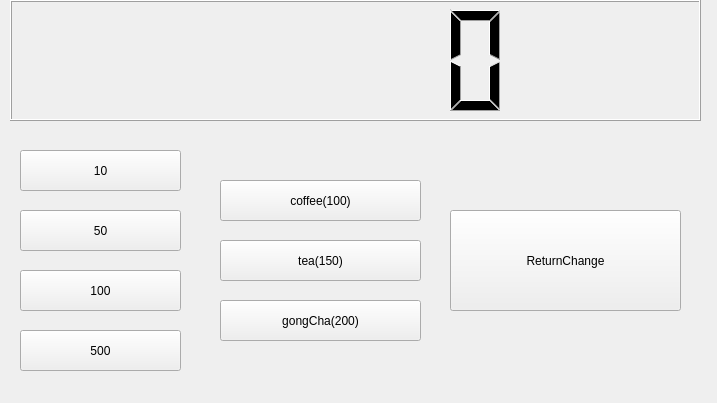
<?xml version="1.0" encoding="UTF-8"?>
<ui version="4.0">
 <class>Widget</class>
 <widget class="QWidget" name="Widget">
  <property name="geometry">
   <rect>
    <x>0</x>
    <y>0</y>
    <width>717</width>
    <height>403</height>
   </rect>
  </property>
  <property name="windowTitle">
   <string>Widget</string>
  </property>
  <widget class="QLCDNumber" name="lcdNumber">
   <property name="geometry">
    <rect>
     <x>10</x>
     <y>0</y>
     <width>691</width>
     <height>121</height>
    </rect>
   </property>
  </widget>
  <widget class="QPushButton" name="pb500">
   <property name="geometry">
    <rect>
     <x>20</x>
     <y>330</y>
     <width>161</width>
     <height>41</height>
    </rect>
   </property>
   <property name="text">
    <string>500</string>
   </property>
  </widget>
  <widget class="QPushButton" name="pb10">
   <property name="geometry">
    <rect>
     <x>20</x>
     <y>150</y>
     <width>161</width>
     <height>41</height>
    </rect>
   </property>
   <property name="text">
    <string>10</string>
   </property>
  </widget>
  <widget class="QPushButton" name="pb50">
   <property name="geometry">
    <rect>
     <x>20</x>
     <y>210</y>
     <width>161</width>
     <height>41</height>
    </rect>
   </property>
   <property name="text">
    <string>50</string>
   </property>
  </widget>
  <widget class="QPushButton" name="pb100">
   <property name="geometry">
    <rect>
     <x>20</x>
     <y>270</y>
     <width>161</width>
     <height>41</height>
    </rect>
   </property>
   <property name="text">
    <string>100</string>
   </property>
  </widget>
  <widget class="QPushButton" name="pbCoffee">
   <property name="geometry">
    <rect>
     <x>220</x>
     <y>180</y>
     <width>201</width>
     <height>41</height>
    </rect>
   </property>
   <property name="text">
    <string>coffee(100)</string>
   </property>
  </widget>
  <widget class="QPushButton" name="pbTea">
   <property name="geometry">
    <rect>
     <x>220</x>
     <y>240</y>
     <width>201</width>
     <height>41</height>
    </rect>
   </property>
   <property name="text">
    <string>tea(150)</string>
   </property>
  </widget>
  <widget class="QPushButton" name="pbGongCha">
   <property name="geometry">
    <rect>
     <x>220</x>
     <y>300</y>
     <width>201</width>
     <height>41</height>
    </rect>
   </property>
   <property name="text">
    <string>gongCha(200)</string>
   </property>
  </widget>
  <widget class="QPushButton" name="pbChange">
   <property name="geometry">
    <rect>
     <x>450</x>
     <y>210</y>
     <width>231</width>
     <height>101</height>
    </rect>
   </property>
   <property name="text">
    <string>ReturnChange</string>
   </property>
  </widget>
 </widget>
 <layoutdefault spacing="6" margin="11"/>
 <resources/>
 <connections/>
</ui>
